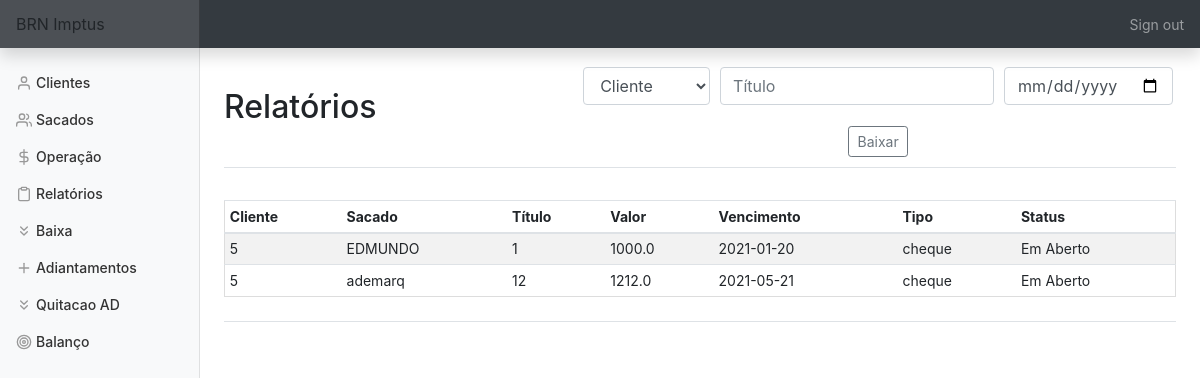
Page /baixa (signed in) on the earlier database version.
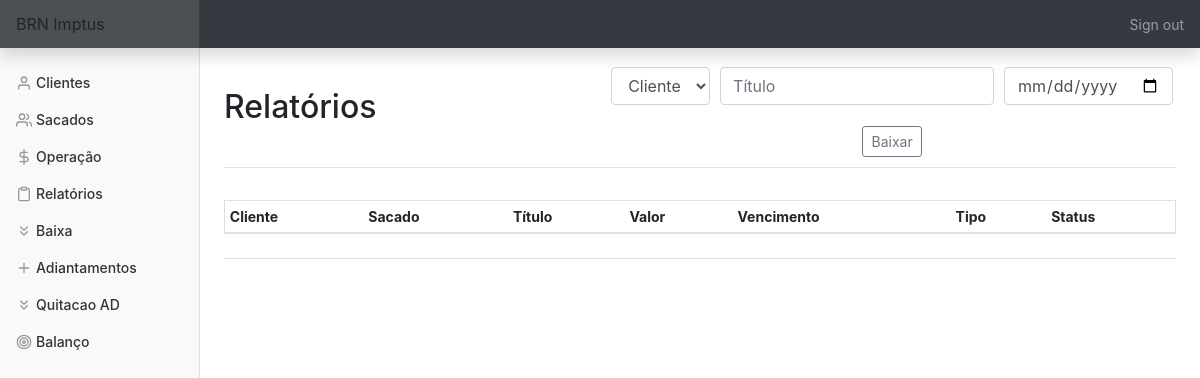
Same page on the later database version.
### tables this page shows
CREATE TABLE titulo (
    cliente_id INTEGER,
    sacado_id INTEGER,
    bordero INTEGER,
    titulo TEXT,
    vencimento DATE,
    valor FLOAT, 
    dt_negoc DATE,
    tipo TEXT,
    status TEXT,
    dt_baixa DATE, nm_sac TEXT,
    FOREIGN KEY (cliente_id) REFERENCES clientes(id),
    FOREIGN KEY (sacado_id) REFERENCES sacados(id));

### app.py (the view, shortened to what this page needs)
@app.route('/baixa', methods=['GET', 'POST'])
@login_required
def baixa():
    con = sqlite3.connect('brn.db')
    con.row_factory = sqlite3.Row
    cur = con.cursor()
    cliente = cur.execute('SELECT nome FROM clientes')
    cliente = cur.fetchall()
    titlo = cur.execute('SELECT * FROM titulo WHERE status != "Quitado" ORDER BY vencimento')
    titlo = cur.fetchall()
    if request.method == 'GET':
        return render_template('baixa.html', cliente=cliente, titulo=titlo)

### app.py (called while the page is built)
@app.after_request
def after_request(response):
    response.headers["Cache-Control"] = "no-cache, no-store, must-revalidate"
    response.headers["Expires"] = 0
    response.headers["Pragma"] = "no-cache"
    return response

### helper.py (called while the page is built)
def login_required(f):
    @wraps(f)
    def decorated_function(*args, **kwargs):
        if session.get("user_id") is None:
            return redirect("/login")
        return f(*args, **kwargs)
    return decorated_function

### templates/baixa.html (shortened to what this page needs)
{% extends "layout.html" %}
{% block main %}
    <div class='d-flex justify-content-between flex-warp flex-md-nowrap align-items-center pt-3 pb-2 mb-3 border-bottom'>
        <h1 class='h2'>Relatórios</h1>
            <form action='baixa' method='POST'>
                <div class='form-group'>
                        <select class="form-control" name="cliente">
                            <option disabled selected value>Cliente</option>
                        </select>
                        <input name='titulo' autofocus class='form-control' placeholder='Título' type='text'>
                        <input name='dt_baixa' autofocus class='form-control' placeholder='Data da Baixa' type='date'>
                </div>
                <button type='submit' id='baixa' class='btn btn-sm btn-outline-secondary'>Baixar</button>
            </form>
    </div>
    <div class='d-flex justify-content-between flex-warp flex-md-nowrap align-items-center pt-3 pb-2 mb-3 border-bottom'>
        <div class='table-responsive'>
            <table class='table table-striped table-sm'>
                <thead>
                    <tr>
                        <th>Cliente</th>
                        <th>Sacado</th>
                        <th>Título</th>
                        <th>Valor</th>
                        <th>Vencimento</th>
                        <th>Tipo</th>
                        <th>Status</th>
                    </tr>
                </thead>
                <tbody>
                    {% for row in titulo %}
                        <tr>
                            <td>{{ row['cliente_id'] }}</td>
                            <td>{{ row['nm_sac'] }}</td>
                            <td>{{ row['titulo'] }}</td>
                            <td>{{ row['valor'] }}</td>
                            <td>{{ row['vencimento'] }}</td>
                            <td>{{ row['tipo'] }}</td>
                            <td>{{ row['status'] }}</td>
                        </tr>
                    {% endfor %}
                </tbody>
            </table>
        </div>
    </div>
{% endblock %}

Differences in the rows shown:
removed titulo: cliente_id "5", nm_sac "EDMUNDO", titulo "1", valor "1000.0", vencimento "2021-01-20", tipo "cheque", status "Em Aberto"
removed titulo: cliente_id "5", nm_sac "ademarq", titulo "12", valor "1212.0", vencimento "2021-05-21", tipo "cheque", status "Em Aberto"
